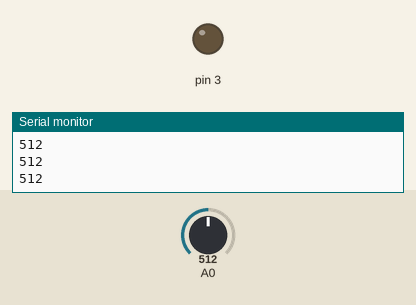
Bench run of a sketch on a simulated Arduino Uno, built with avr-gcc and run on an emulated ATmega328P. Shown: output pins drawn as LEDs (lit = HIGH), the last lines printed to the serial monitor. The test bench sets the inputs (shaded band); at power-on: A0 = 512.

Above: at 1.3 s.
1.4 s: A0 set to 317
3.2 s: A0 set to 288
At 4.9 s:
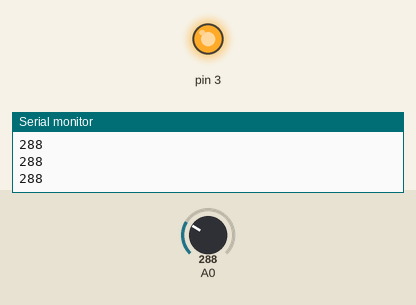
5.5 s: A0 set to 306
At 6.4 s:
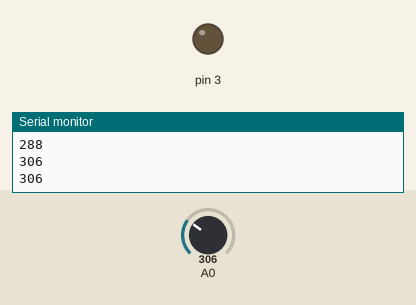
7.5 s: A0 set to 290
At 9.2 s:
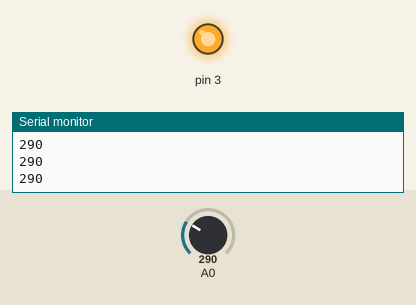
Timing chart, 0 to 10.5 s (numbered marks = the images above; inputs shaded):
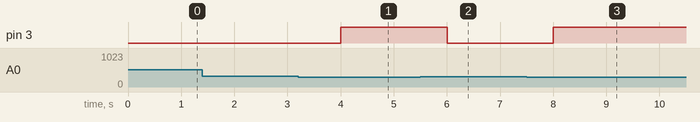

The sketch:

ldr.ino
```cpp
// C++ code
//
void setup()
{
  Serial.begin(9600);
  pinMode(3,OUTPUT);
}

void loop()
{
  int ldr=analogRead(A0);
  Serial.println(ldr);
  delay(500);
  if(ldr<=300)
  {
    digitalWrite(3,HIGH);
  }
  else{
    digitalWrite(3,LOW);
  }
}
```

Measured:
- the behaviour switches between 301 and 300 on A0 (found by bisection; images 0 and 1)
- after the input at 3.2 s, pin 3: LOW → HIGH after 0.80 s
- after the input at 5.5 s, pin 3: HIGH → LOW after 0.50 s
- after the input at 7.5 s, pin 3: LOW → HIGH after 0.50 s
